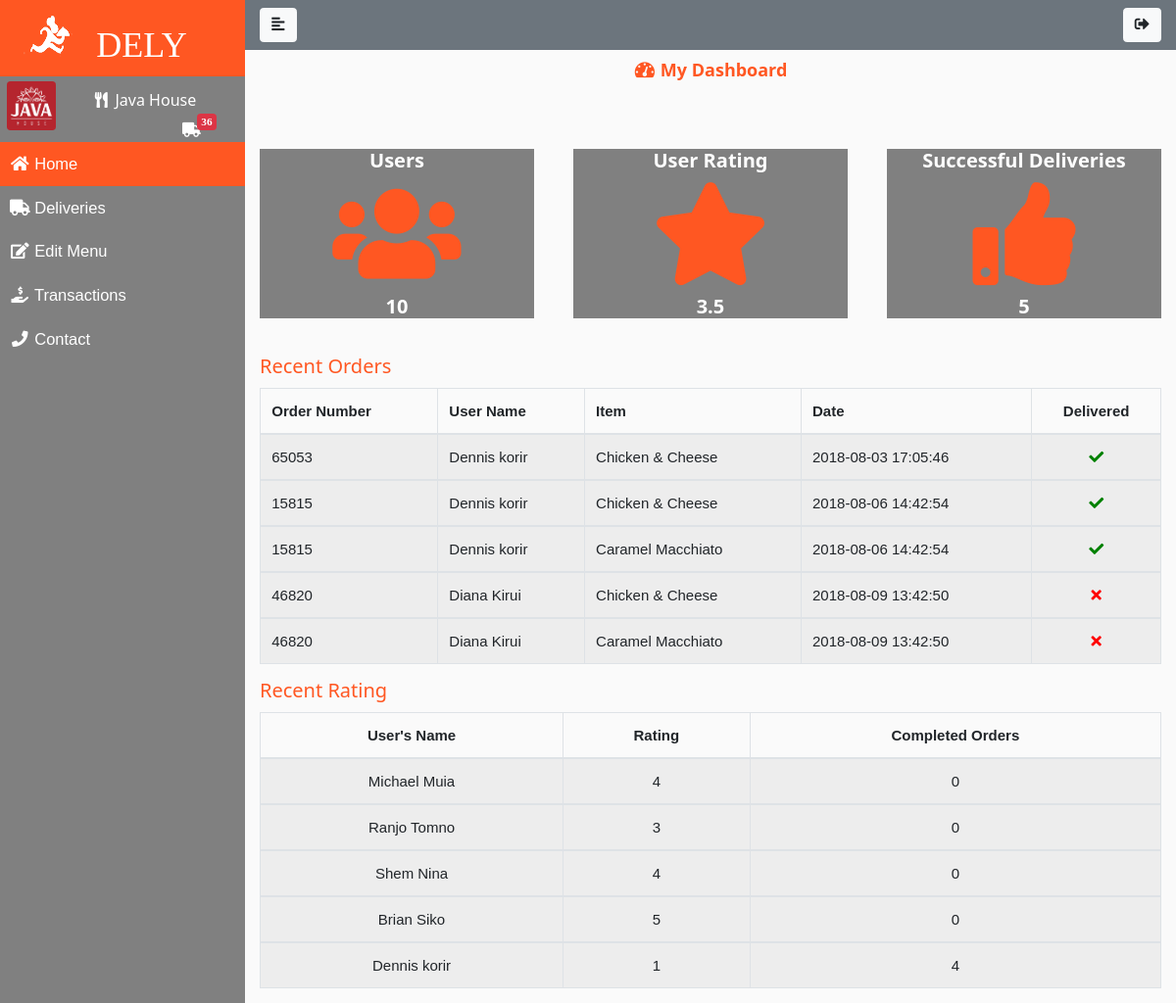
The page /delyadmin/pages/home.php (signed in) on the database its author committed.
### tables this page shows
CREATE TABLE `delyorders` (
  `Order_id` int(20) NOT NULL,
  `Order_num` int(20) NOT NULL,
  `User_id` int(20) NOT NULL,
  `Address` int(10) NOT NULL,
  `Part_id` int(20) NOT NULL,
  `Item_id` int(20) NOT NULL,
  `Order_date` timestamp NOT NULL DEFAULT CURRENT_TIMESTAMP,
  `Dely` tinyint(1) NOT NULL DEFAULT '0'
);

CREATE TABLE `delyusers` (
  `Id` int(10) NOT NULL,
  `Name` varchar(50) NOT NULL,
  `Username` varchar(50) NOT NULL,
  `Password` varchar(50) NOT NULL,
  `Email` varchar(50) NOT NULL,
  `Phone` int(15) NOT NULL,
  `Gender` varchar(10) NOT NULL,
  `Company` int(5) DEFAULT NULL,
  `Secque` int(5) DEFAULT NULL,
  `Secans` varchar(50) DEFAULT NULL,
  `Payment` int(5) DEFAULT NULL
);

CREATE TABLE `delyitems` (
  `Item_id` int(10) NOT NULL,
  `Partner` int(11) NOT NULL,
  `Item_cat` int(5) NOT NULL,
  `Item_name` varchar(50) NOT NULL,
  `Item_price` int(10) NOT NULL
);

### delyadmin/pages/home.php (the view, shortened to what this page needs)
<!DOCTYPE html>
<html>
<head>
    <?php include 'config/links.php'; session_start(); ?>
</head>
<body>
    <div class="wrapper">
        <nav id="sidebar">
            <div class="sidebar-header ">
                <div class="row" style="background: #FF5722;">
                    <div class="col-sm-4" align="center">
                        <img src="../img/icon.png" class="rounded" alt="LOGO" >
                    </div>
                    <div class="col-sm-6">
                        <h1 style="padding-top: 15px ">DELY</h1>
                    </div>
                </div>
            </div>
            <ul class="list-unstyled " >
                <div class="row">
                    <div class="col-sm-4"align="center">
                        <?php
                        $part = $_SESSION['part'];
                        echo "<img src='../../delyimgs/partners/".str_replace(' ','',$part)."logo.png' class='rounded' alt='LOGO' id='imgr'>";
                        ?>
                    </div>
                    <div class="col-sm-7">
                        <h6 style="padding-top: 5px"><i class="fa fa-utensils fa-fw"></i> <?php echo $_SESSION['part']; ?> </h6>
                        <div class="col-sm-5" style="float: right;" >
                            <?php
                            require 'config/delydbcon.php';
                            $partid = $_SESSION['partid'];
                            $stmt = $con->prepare("SELECT * FROM delyorders WHERE Part_id = '$partid' AND Dely ='0' ");
                            $stmt->execute();
                            $stmt->store_result();
                            $num = $stmt->num_rows();
                            echo "<a href='deliveries.php'><i class='fa fa-truck fa-inverse'><span class='badge badge-danger'>".$num."</span></i></a>";
                            ?>
                        </div>
                    </div>
                </div>
                <li class="active" ><a href="home.php"><i class="fa fa-home fa-fw"></i>  Home</a></li>
                <li><a href="deliveries.php"><i class="fa fa-truck fa-fw"></i>  Deliveries</a></li>
                <li> <a href="edit_menu.php"><i class="fa fa-edit fa-fw"></i>  Edit Menu</a></li>
                <li><a href="transactions.php"><i class="fa fa-hand-holding-usd fa-fw"></i>  Transactions</a></li>
                <li><a href="contact.php"><i class="fa fa-phone fa-fw"></i>  Contact</a></li>
            </ul>
        </nav>
        <div style="width: 100%;" >
            <nav class="navbar content navbar-expand-lg navbar-light bg-secondary">
                <button type="button" id="sidebarCollapse" class="btn btn-light">
                    <i class="fas fa-align-left"></i>
                </button>
                <button id="logout" type="button" class="btn btn-light ml-auto" >
                    <i class="fas fa-sign-out-alt"></i>
                </button>
            </nav>
            <div class="Content" style="width: 100%;" align="center">
                <h5 style="color: #FF5722"><b><i class="fa fa-tachometer-alt fa-fw"></i> My Dashboard</b></h5>
            </div>
            <div class="row" style="height: 200px; padding: 10px; margin-top: 30px;">
                <div class="ziko col-sm-4" >
                    <div class="panel panel-default" style="background: grey;">
                        <div class="panel-header" align="center" style="color: #fff;"><h4 ><b> Users</b></h4></div>
                        <div class="panel-body" align="center" style="color: #FF5722;"><i class="fa fa-users fa-7x"></i></div>
                        <?php
                            require 'config/delydbcon.php';
                            $stmt = $con->prepare("SELECT * FROM delyusers");
                            $stmt->execute();
                            $stmt->store_result();
                            $num = $stmt->num_rows();
                            echo "<div class='panel-footer' align='center' style='color: #fff;'><h4 ><b> ".$num."</b></h4></div>";
                        ?>
                    </div>
                </div>
                <div class="ziko col-sm-4" >
                    <div class="panel panel-default" style="background: grey;">
                        <div class="panel-header" align="center" style="color: #fff;"><h4 ><b> User Rating</b></h4></div>
                        <div class="panel-body" align="center" style="color: #FF5722;"><i class="fa fa-star fa-7x"></i></div>
                        <?php
                            require 'config/delydbcon.php';
                            $partid = $_SESSION['partid'];
                            $stmt = $con->prepare("SELECT AVG(Rating) FROM partrating WHERE Partner_id='$partid' ");
                            $stmt->execute();
                            $stmt->bind_result($rating);
                            while ($stmt->fetch()) {
                                echo "<div class='panel-footer' align='center' style='color: #fff;'><h4 ><b> ".$rating."</b></h4></div>";
                            }
                        ?>
                    </div>
                </div>
                <div class="ziko col-sm-4" >
                    <div class="panel panel-default" style="background: grey;" >
                        <div class="panel-header" align="center" style="color: #fff;"><h4 ><b> Successful Deliveries</b></h4></div>
                        <div class="panel-body" align="center" style="color: #FF5722;"><i class="fa fa-thumbs-up fa-7x"></i></div>
                        <?php
                            require 'config/delydbcon.php';
                            $partid = $_SESSION['partid'];
                            $stmt = $con->prepare("SELECT * FROM delyorders WHERE Dely= '1' AND Part_id= '$partid' ");
                            $stmt->execute();
                            $stmt->store_result();
                            $num = $stmt->num_rows();
                            echo "<div class='panel-footer' align='center' style='color: #fff;'><h4 ><b> ".$num."</b></h4></div>";
                        ?>
                    </div>
                </div>
            </div>
            <div class="container" style="margin-top: 50px;">
                <div>
                    <h4 style="color: #FF5722">Recent Orders</h4>
                    <?php
                    require 'config/delydbcon.php';
                    $partid = $_SESSION['partid'];
                    $stmt = $con->prepare("SELECT delyorders.Order_num,delyusers.Name,delyitems.Item_name,delyorders.Order_date,delyorders.Dely FROM delyorders INNER JOIN delyusers ON delyorders.User_id = delyusers.Id INNER JOIN delyitems ON delyorders.Item_id = delyitems.Item_id WHERE Part_id = '$partid' LIMIT 5");
                    $stmt->execute();
                    $stmt->bind_result($num,$name,$item,$date,$dely);
                    echo"<table class='table table-hover table-striped table-bordered'>
                    <thead>
                    <tr>
                    <th>Order Number</th>
                    <th>User Name</th>
                    <th>Item</th>
                    <th>Date</th>
                    <th class='text-center'>Delivered</th>
                    </tr>
                    </thead>";
                    while ($stmt->fetch()) {
                        $check = "Null";
                        if ($dely == 1) {
                            $check = "fa fa-check";
                            $color = "green";
                        }elseif ($dely == 0) {
                            $check = "fa fa-times";
                            $color = "red";
                        }
                        echo "<tbody>
                        <tr>
                        <td>".$num."</td>
                        <td>".$name."</td>
                        <td>".$item."</td>
                        <td>".$date."</td>
                        <td class='text-center' style='color:".$color.";'><i class='".$check."'></i></td>
                        </tr>
                        </tbody>";
                    }
                    echo "</table>";
                    ?>
                </div>
                <div>
                    <h4 style="color: #FF5722">Recent Rating</h4>
                    <?php
                    require 'config/delydbcon.php';
                    $partid = $_SESSION['partid'];
                    $stmt = $con->prepare("SELECT delyusers.Id,delyusers.Name,partrating.Rating FROM partrating INNER JOIN delyusers ON partrating.User_id = delyusers.Id WHERE Partner_id = '$partid' LIMIT 5");
                    $stmt->execute();
                    $stmt->bind_result($id,$name,$rating);
                    $stmt->store_result();
                    echo"<table class='table table-hover table-striped table-bordered text-center'>
                    <thead>
                    <tr>
                        <th>User's Name</th>
                        <th>Rating</th>
                        <th>Completed Orders</th>
                    </tr>
                    </thead>";
                    while ($stmt->fetch()) {
                        $sql = $con->prepare("SELECT * from delyorders WHERE User_id= '$id' AND Part_id= '$partid' ");
                        $sql->execute();
                        $sql->store_result();
                        $num = $sql->num_rows();
                        echo "<tbody>
                        <tr>
                            <td>".$name."</td>
                            <td>".$rating."</td>
                            <td>".$num."</td>
                        </tr>
                        </tbody>";
                    }
                    echo "</table>";
                    ?>
                </div>
            </div>
        </div>
    </div>
</body>
</html>

### delyadmin/pages/config/links.php
<?php
echo '<meta charset="utf-8">
    <meta name="viewport" content="width=device-width, initial-scale=1.0">
    <link rel="stylesheet" href="../css/bootstrap/bootstrap.min.css">
    <link rel="stylesheet" href="../css/w3/all.css">
    <link rel="stylesheet" href="../css/w3/w3.css">
    <link rel="stylesheet" href="dely.css">
	<script src="../jquery/jquery.js"></script>
    <script src="../js/bootstrap.min.js"></script>'
?>

### delyadmin/css/w3/all.css (style rules this page uses)
.fa,.fab,.fal,.far,.fas { -moz-osx-font-smoothing:grayscale;-webkit-font-smoothing:antialiased;display:inline-block;font-style:normal;font-variant:normal;text-rendering:auto;line-height:1 }
.fa-7x { font-size:7em }
.fa-fw { text-align:center;width:1.25em }
.fa-inverse { color:#fff }
.fa-align-left:before { content:"\f036" }
.fa-check:before { content:"\f00c" }
.fa-edit:before { content:"\f044" }
.fa-hand-holding-usd:before { content:"\f4c0" }
.fa-home:before { content:"\f015" }
.fa-phone:before { content:"\f095" }
.fa-sign-out-alt:before { content:"\f2f5" }
.fa-star:before { content:"\f005" }
.fa-tachometer-alt:before { content:"\f3fd" }
.fa-thumbs-up:before { content:"\f164" }
.fa-times:before { content:"\f00d" }
.fa-truck:before { content:"\f0d1" }
.fa-users:before { content:"\f0c0" }
.fa-utensils:before { content:"\f2e7" }
.fa,.far,.fas { font-family:"Font Awesome 5 Free" }
.fa,.fas { font-weight:900 }

### delyadmin/css/w3/w3.css (style rules this page uses)
*,*:before,*:after { box-sizing:inherit }
html { -ms-text-size-adjust:100%;-webkit-text-size-adjust:100% }
body { margin:0 }
article,aside,details,figcaption,figure,footer,header,main,menu,nav,section,summary { display:block }
a { background-color:transparent;-webkit-text-decoration-skip:objects }
img { border-style:none }
button,input,select,textarea { font:inherit;margin:0 }
button,input { overflow:visible }
button,select { text-transform:none }
button,html [type=button],[type=reset],[type=submit] { -webkit-appearance:button }
html,body { font-family:Verdana,sans-serif;font-size:15px;line-height:1.5 }
html { overflow-x:hidden }
h1 { font-size:36px }
h4 { font-size:20px }
h5 { font-size:18px }
h6 { font-size:16px }
h1,h2,h3,h4,h5,h6 { font-family:"Segoe UI",Arial,sans-serif;font-weight:400;margin:10px 0 }
img { vertical-align:middle }
a { color:inherit }

### delyadmin/pages/dely.css (style rules this page uses)
.wrapper { display: flex; width: 100%; align-items: stretch; }
body { background: #fafafa; }
a, a:hover, a:focus { color: inherit; text-decoration: none; transition: all 0.3s; }
#sidebar { min-width: 250px; max-width: 250px; min-height: 100vh; background: grey; color: #fff; transition: all 0.3s; }
#sidebar .sidebar-header { margin-right: 15px; margin-left: 15px; }
#sidebar ul li a { padding: 10px; font-size: 1.1em; display: block; }
#sidebar ul li.active > a, a[aria-expanded="true"] { color: #fff; background: #FF5722; }
#imgr { width: 50px; height: 50px; margin: 5px; }
.badge { position:absolute; right:10%; top:-30%; }
.content { width: 100%; }
.ziko { padding: 20px; }

### delyadmin/pages/home.php (style rules this page uses)
h1 { font-family: "../css/font/Lobster.otf" }

### rows shown on the page
delyorders: Order_num "65053", User.Name "Dennis korir", Item.Item_name "Chicken & Cheese", Order_date "2018-08-03 17:05:46", Dely 1 (drawn)
delyorders: Order_num "15815", User.Name "Dennis korir", Item.Item_name "Chicken & Cheese", Order_date "2018-08-06 14:42:54", Dely 1 (drawn)
delyorders: Order_num "15815", User.Name "Dennis korir", Item.Item_name "Caramel Macchiato", Order_date "2018-08-06 14:42:54", Dely 1 (drawn)
delyorders: Order_num "46820", User.Name "Diana Kirui", Item.Item_name "Chicken & Cheese", Order_date "2018-08-09 13:42:50", Dely 0 (drawn)
delyorders: Order_num "46820", User.Name "Diana Kirui", Item.Item_name "Caramel Macchiato", Order_date "2018-08-09 13:42:50", Dely 0 (drawn)

### other values the page prints
$_SESSION['part'] "Java House"
$num "36"
$num "10"
$rating "3.5"
$num "5"
$name "Michael Muia"
$rating "4"
$num "0"
$name "Ranjo Tomno"
$rating "3"
$name "Shem Nina"
$name "Brian Siko"
$rating "5"
$name "Dennis korir"
$rating "1"
